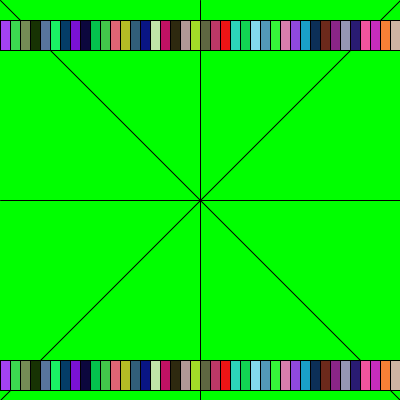
Frame 1 (no input)
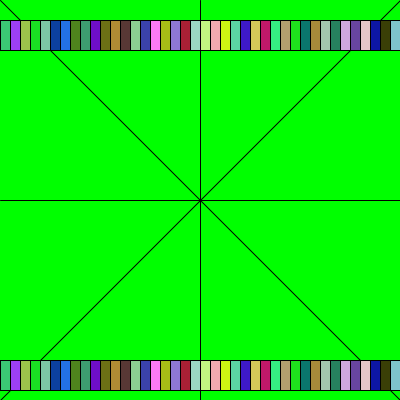
Frame 60 (the mouse pressed at the canvas centre just before this capture)
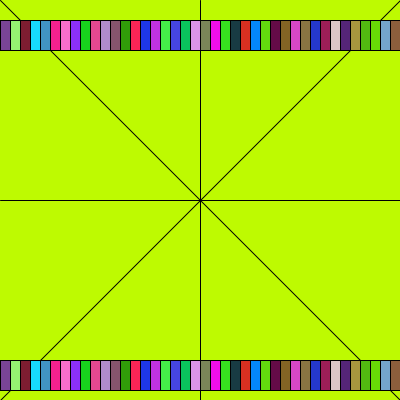
Frame 120 (the mouse held since frame 60 and released just before this capture)

The Processing sketch that drew these frames (run headless with seeded random() and noise(); from frame 60 on, the mouse is pressed at the canvas centre):

// Processing sketch: processing_170492
// ── processing_170492.pde


void setup(){
            size(400,400);
}
void draw(){   if(mouseX>=200 && mouseX<=400 && mouseY<=200){
 background(random(255),random(255),random(255));
}   //Our code from before(the top right side filled with mouse)//
else if(mouseX<=200 && mouseX<=400 && mouseY>=200){
 background(255,0,0);
 } //the bottom left side filled with mouse//
 else if(mouseX<=200 && mouseX<=400 && mouseY<=200){
 background(0,255,0); 
} //the top left side filled with mouse//
else if(mouseX>=200 && mouseX<=400 && mouseY>=200){
 background(0,0,255);
} //the bottom right side filled with mouse//

drawLines(0,0); //calls function drawLines//
 // line(width,0,0,height);
//  line(0,0,width,height);
//  line(0,height/2,width,height/2);
// line(width/2,0,width/2,height);

for( int x = 0; x < width ; x+=10){    /*creates many rectangles starting at x=0 and y=20 and ends at x=400 and the fill color is random other than black/white/or gray is random*/
   fill(random(255),random(255),random(255));
   rect(x,20,30,30);
   rect(x,360,30,30);

    }


}
//define function to draw all lines//
void drawLines(int x, int y)  {           
    line(x,y,width,height);
    line(width,y,x,height);
    line(x,height/2,width,height/2);
    line(width/2,y,width/2,height);
   }
